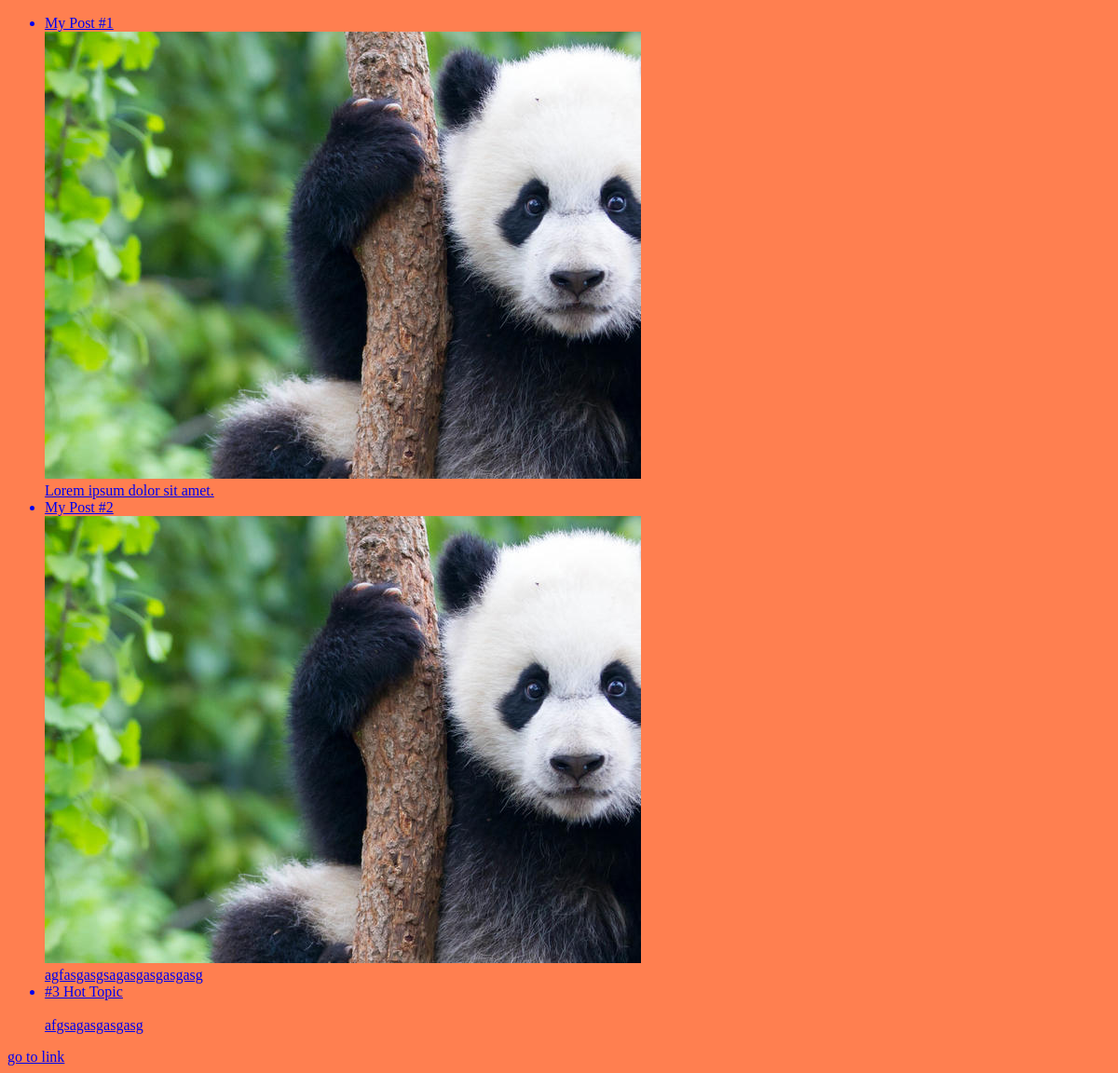
Before: / with the older database file.
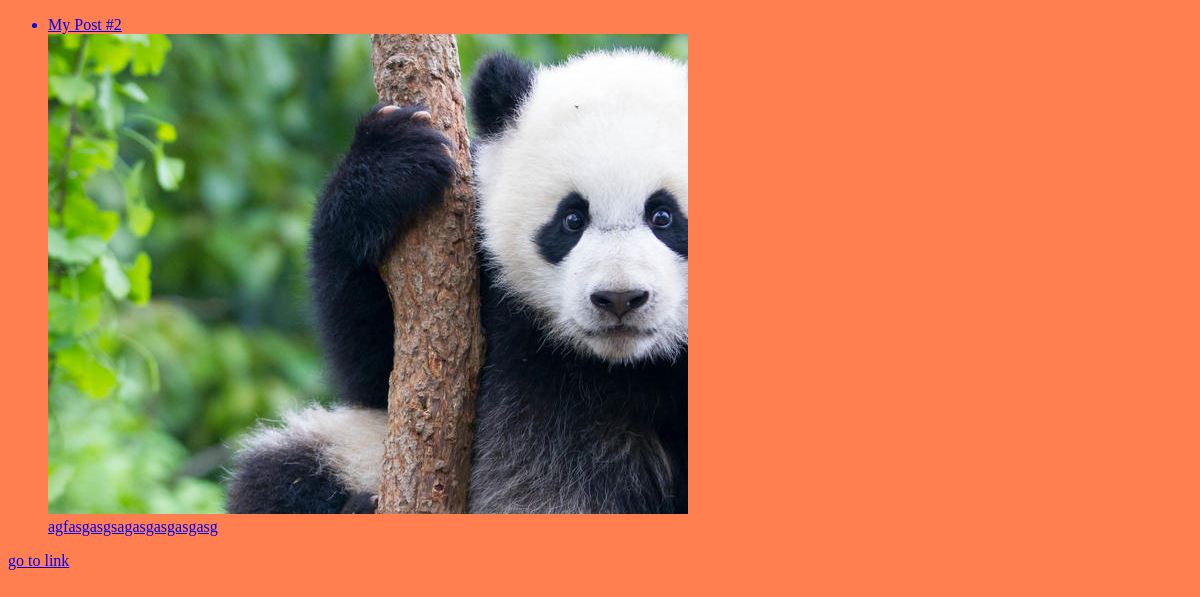
After: the same page with the newer database file.
### post/models/article.py (models this page shows, shortened)
class Article(models.Model):
    title = models.CharField(
        max_length=280,
        verbose_name="Title of the article"
    )
    body = models.TextField(
        verbose_name="Body of the article"
    )
    featured_image = models.ImageField()
    category = models.ForeignKey(
        "post.Category",
        on_delete=models.SET_NULL,
        related_name="articles",
        null=True
    )
    tags = models.ManyToManyField(
        "post.Tag",
        related_name="articles"
    )
    view_count = models.PositiveIntegerField(default=0)
    slug = models.SlugField(null=True, unique=True)
    is_active = models.BooleanField(default=True)
    class Meta:
        verbose_name = "Blog article"
        verbose_name_plural = "Blog articles"

### post/views.py (the view)
# urls.py: path("", views.HomePage.as_view(), name="home-page"),
class HomePage(ListView):
    model = Article
    context_object_name = "articles"
    template_name = "index.html"
    def get_queryset(self):
        return Article.objects.filter(is_active=True)
    def get_context_data(self, *args, **kwargs):
        context = super().get_context_data( *args, **kwargs)
        context['tags'] = Tag.objects.all()
        return context

### templates/index.html (shortened to what this page needs)
{% load static %}
<!DOCTYPE html>
<html lang="en">
<head>
    <link rel="stylesheet" href="{% static 'css/style.css' %}">
</head>
<body>
    <ul>
        {% for article in articles %}
            <a href="{% url 'article-detail' article.slug %}">
            <li>
                <div style="display:block;">{{article.title}}</div>
                <img src="{{ article.featured_image.url }}" alt="">
                <div style="display:block;">{{article.body}}</div>
            </li>
        </a>
        {% endfor %}
    </ul>
    <a href="{% url 'home-page' %}">go to link</a>
</body>
</html>

Changed rows visible on the page:
no longer on this page (row edited): Article: title "My Post #1", featured_image (picture), body "Lorem ipsum dolor sit amet."
no longer on this page (row edited): Article: title "#3 Hot Topic", body "afgsagasgasgasg"
